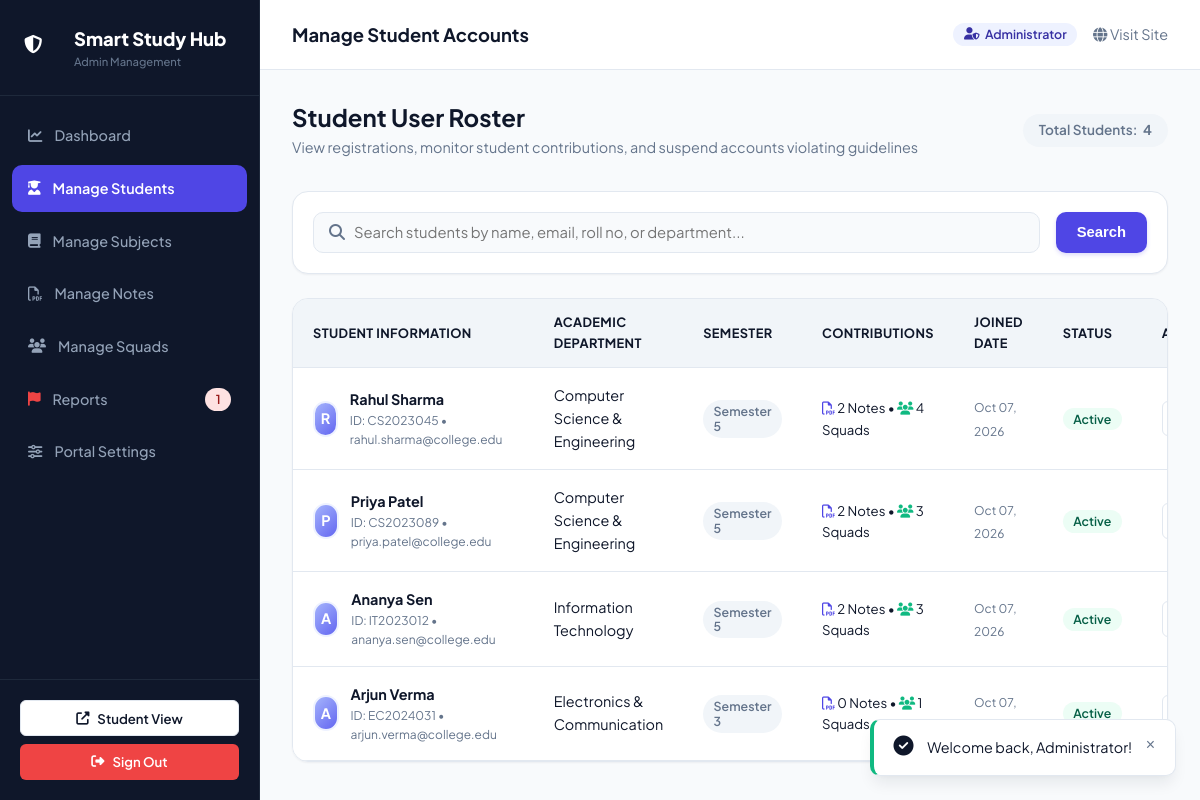
The page /admin/users.php (signed in) on the database its author committed.
### tables this page shows
CREATE TABLE IF NOT EXISTS `users` (
  `id` INT AUTO_INCREMENT PRIMARY KEY,
  `name` VARCHAR(100) NOT NULL,
  `email` VARCHAR(150) NOT NULL UNIQUE,
  `student_id` VARCHAR(50) NOT NULL,
  `department` VARCHAR(100) NOT NULL,
  `semester` VARCHAR(20) NOT NULL,
  `password` VARCHAR(255) NOT NULL,
  `role` ENUM('student', 'admin') DEFAULT 'student',
  `profile_image` VARCHAR(255) DEFAULT 'default_avatar.png',
  `bio` TEXT DEFAULT NULL,
  `status` ENUM('active', 'suspended') DEFAULT 'active',
  `created_at` TIMESTAMP DEFAULT CURRENT_TIMESTAMP
);

### includes/functions.php (called while the page is built, shortened)
<?php
function e(?string $string): string {
    return htmlspecialchars($string ?? '', ENT_QUOTES, 'UTF-8');
}

### admin/users.php (the view, shortened to what this page needs)
<?php
require_once __DIR__ . '/../includes/functions.php';
require_once __DIR__ . '/header.php';
$pdo = getDBConnection();
$search = trim($_GET['q'] ?? '');
$sql = "
    SELECT u.*,
           (SELECT COUNT(*) FROM notes WHERE user_id = u.id) as note_count,
           (SELECT COUNT(*) FROM group_members WHERE user_id = u.id) as group_count
    FROM users u
    WHERE u.role = 'student'
";
$params = [];
$sql .= " ORDER BY u.created_at DESC";
$stmt = $pdo->prepare($sql);
$stmt->execute($params);
$students = $stmt->fetchAll();
?>
<div style="display: flex; justify-content: space-between; align-items: center; margin-bottom: 2rem;">
    <div>
        <h2 style="font-size: 1.5rem; margin-bottom: 0.25rem;">Student User Roster</h2>
        <p class="text-muted" style="font-size: 0.9rem;">View registrations, monitor student contributions, and suspend accounts violating guidelines</p>
    </div>
    <span class="badge badge-neutral" style="padding: 0.5rem 1rem; font-size: 0.85rem;">
        Total Students: <strong><?= count($students) ?></strong>
    </span>
</div>
<div class="filter-bar" style="margin-bottom: 1.5rem;">
    <form method="GET" action="<?= BASE_URL ?>/admin/users.php" style="width: 100%; display: flex; gap: 1rem;">
        <div class="search-input-wrap">
            <i class="fas fa-search"></i>
            <input type="text" name="q" class="search-input" placeholder="Search students by name, email, roll no, or department..." value="<?= e($search) ?>">
        </div>
        <button type="submit" class="btn btn-primary">Search</button>
    </form>
</div>
<div class="table-responsive">
    <table class="admin-table">
        <thead>
            <tr>
                <th>Student Information</th>
                <th>Academic Department</th>
                <th>Semester</th>
                <th>Contributions</th>
                <th>Joined Date</th>
                <th>Status</th>
                <th>Actions</th>
            </tr>
        </thead>
        <tbody>
            <?php if (empty($students)): ?>
                <tr>
                    <td colspan="7" style="text-align: center; padding: 3rem;" class="text-muted">
                        No students found matching your criteria.
                    </td>
                </tr>
            <?php else: ?>
                <?php foreach ($students as $s): ?>
                    <tr>
                        <td>
                            <div style="display: flex; align-items: center; gap: 0.75rem;">
                                <div class="avatar" style="width: 36px; height: 36px; font-size: 0.9rem;">
                                    <?= strtoupper(substr($s['name'], 0, 1)) ?>
                                </div>
                                <div>
                                    <div class="font-bold"><?= e($s['name']) ?></div>
                                    <div class="text-muted" style="font-size: 0.75rem;">
                                        ID: <?= e($s['student_id']) ?> &bull; <?= e($s['email']) ?>
                                    </div>
                                </div>
                            </div>
                        </td>
                        <td><?= e($s['department']) ?></td>
                        <td><span class="badge badge-neutral"><?= e($s['semester']) ?></span></td>
                        <td>
                            <div style="font-size: 0.825rem;">
                                <span><i class="far fa-file-pdf text-primary"></i> <?= $s['note_count'] ?> Notes</span> &bull;
                                <span><i class="fas fa-users text-accent"></i> <?= $s['group_count'] ?> Squads</span>
                            </div>
                        </td>
                        <td><small class="text-muted"><?= date('M d, Y', strtotime($s['created_at'])) ?></small></td>
                        <td>
                            <span class="badge <?= $s['status'] === 'active' ? 'badge-accent' : 'badge-danger' ?>">
                                <?= ucfirst(e($s['status'])) ?>
                            </span>
                        </td>
                        <td>
                            <div style="display: flex; gap: 0.5rem;">
                                <a href="<?= BASE_URL ?>/admin/users.php?toggle_status=<?= $s['id'] ?>" class="btn btn-sm <?= $s['status'] === 'active' ? 'btn-secondary' : 'btn-accent' ?>" title="Toggle status">
                                </a>
                            </div>
                        </td>
                    </tr>
                <?php endforeach; ?>
            <?php endif; ?>
        </tbody>
    </table>
</div>
<?php require_once __DIR__ . '/footer.php'; ?>

### assets/css/style.css (style rules this page uses)
:root { --primary: #4f46e5; --primary-hover: #4338ca; --primary-light: #eef2ff; --primary-dark: #3730a3; --secondary: #0ea5e9; --secondary-light: #e0f2fe; --accent: #10b981; --accent-light: #ecfdf5; --warning: #f59e0b; --warning-light: #fef3c7; --danger: #ef4444; --danger-light: #fee2e2; --bg-main: #f8fafc; --bg-card: #ffffff; --bg-subtle: #f1f5f9; --border: #e2e8f0; --border-focus: #818cf8; --text-main: #0f172a; --text-muted: #64748b; --text-light: #94a3b8; --text-white: #ffffff; --radius-sm: 6px; --radius-md: 10px; --radius-lg: 16px; --radius-xl: 24px; --radius-full: 9999px; --shadow-sm: 0 1px 2px 0 rgba(15, 23, 42, 0.05); --shadow-md: 0 4px 6px -1px rgba(15, 23, 42, 0.07), 0 2px 4px -2px rgba(15, 23, 42, 0.05); --shadow-lg: 0 10px 15px -3px rgba(15, 23, 42, 0.08), 0 4px 6px -4px rgba(15, 23, 42, 0.04); --shadow-xl: 0 20px 25px -5px rgba(15, 23, 42, 0.1), 0 8px 10px -6px rgba(15, 23, 42, 0.05); --transition: all 0.2s cubic-bezier(0.16, 1, 0.3, 1); }
*, *::before, *::after { box-sizing: border-box; margin: 0; padding: 0; }
body { font-family: 'Plus Jakarta Sans', -apple-system, BlinkMacSystemFont, 'Segoe UI', Roboto, sans-serif; background-color: var(--bg-main); color: var(--text-main); line-height: 1.6; min-height: 100vh; display: flex; flex-direction: column; -webkit-font-smoothing: antialiased; }
a { color: var(--primary); text-decoration: none; transition: var(--transition); }
h1, h2, h3, h4, h5, h6 { font-weight: 700; line-height: 1.25; color: var(--text-main); }
.text-muted { color: var(--text-muted); }
.text-primary { color: var(--primary); }
.text-accent { color: var(--accent); }
.font-bold { font-weight: 700; }
.btn { display: inline-flex; align-items: center; justify-content: center; gap: 0.5rem; padding: 0.65rem 1.25rem; font-size: 0.925rem; font-weight: 600; border-radius: var(--radius-md); border: 1px solid transparent; cursor: pointer; transition: var(--transition); text-align: center; white-space: nowrap; }
.btn-sm { padding: 0.4rem 0.85rem; font-size: 0.825rem; border-radius: var(--radius-sm); }
.btn-primary { background-color: var(--primary); color: var(--text-white); box-shadow: 0 2px 4px rgba(79, 70, 229, 0.2); }
.btn-secondary { background-color: var(--bg-card); color: var(--text-main); border-color: var(--border); }
.badge { display: inline-flex; align-items: center; gap: 0.35rem; padding: 0.25rem 0.65rem; font-size: 0.775rem; font-weight: 600; border-radius: var(--radius-full); line-height: 1.2; }
.badge-accent { background-color: var(--accent-light); color: #065f46; }
.badge-neutral { background-color: var(--bg-subtle); color: var(--text-muted); }
.avatar { width: 38px; height: 38px; border-radius: var(--radius-full); background: linear-gradient(135deg, #a5b4fc, #6366f1); color: white; display: flex; align-items: center; justify-content: center; font-weight: 700; font-size: 0.95rem; cursor: pointer; border: 2px solid var(--primary-light); }
.filter-bar { background: var(--bg-card); border: 1px solid var(--border); border-radius: var(--radius-lg); padding: 1.25rem; margin-bottom: 2rem; box-shadow: var(--shadow-sm); display: flex; flex-wrap: wrap; gap: 1rem; align-items: center; }
.search-input-wrap { flex: 1; min-width: 240px; position: relative; }
.search-input-wrap i { position: absolute; left: 1rem; top: 50%; transform: translateY(-50%); color: var(--text-muted); }
.search-input { width: 100%; padding: 0.65rem 1rem 0.65rem 2.5rem; border: 1px solid var(--border); border-radius: var(--radius-md); font-size: 0.925rem; font-family: inherit; transition: var(--transition); background: var(--bg-main); }

### assets/css/admin.css (style rules this page uses)
:root { --admin-sidebar-bg: #0f172a; --admin-sidebar-hover: #1e293b; --admin-sidebar-text: #94a3b8; --admin-sidebar-active: #4f46e5; --admin-content-bg: #f8fafc; }
body.admin-body { background-color: var(--admin-content-bg); min-height: 100vh; display: flex; }
.table-responsive { width: 100%; overflow-x: auto; background: #ffffff; border-radius: var(--radius-lg); border: 1px solid var(--border); box-shadow: var(--shadow-sm); }
.admin-table { width: 100%; border-collapse: collapse; text-align: left; font-size: 0.9rem; }
.admin-table th { background-color: var(--bg-subtle); padding: 0.85rem 1.25rem; font-weight: 700; color: var(--text-main); border-bottom: 1px solid var(--border); font-size: 0.8rem; text-transform: uppercase; letter-spacing: 0.03em; }
.admin-table td { padding: 1rem 1.25rem; border-bottom: 1px solid var(--border); color: var(--text-main); vertical-align: middle; }

### rows shown on the page
users: name "R", name "Rahul Sharma", student "CS2023045", email "rahul.sharma@college.edu", department "Computer Science & Engineering", semester "Semester 5", note_count "2", group_count "4", created_at "Oct 07, 2026", status "Active"
users: name "P", name "Priya Patel", student "CS2023089", email "priya.patel@college.edu", department "Computer Science & Engineering", semester "Semester 5", note_count "2", group_count "3", created_at "Oct 07, 2026", status "Active"
users: name "A", name "Ananya Sen", student "IT2023012", email "ananya.sen@college.edu", department "Information Technology", semester "Semester 5", note_count "2", group_count "3", created_at "Oct 07, 2026", status "Active"
users: name "A", name "Arjun Verma", student "EC2024031", email "arjun.verma@college.edu", department "Electronics & Communication", semester "Semester 3", note_count "0", group_count "1", created_at "Oct 07,…", status "Active"

### other values the page prints
$pendingReportsCount "1"
$pageTitle "Manage Student Accounts"
$adminUser['name'] "Administrator"
count($students) "4"
